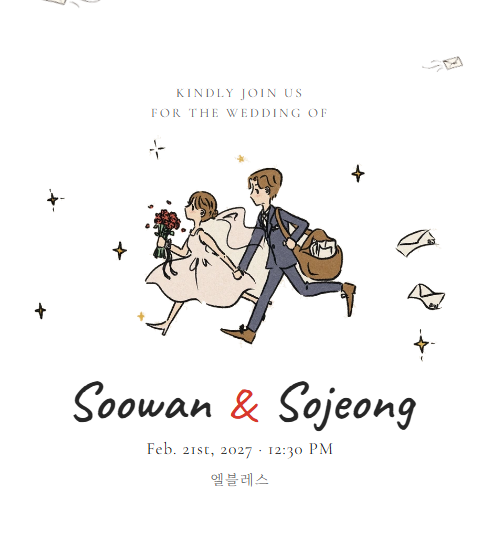
#> input picture _hero_c.png, 480 x 550 px
$ python cut-illust.py ../_hero_c.png ../qrcode_415960653_8d2944e260dfd49b8a9cb6ab9c344784.png 5
#> lines starting #> are read from the running program, lines starting #| are printed output that depends on the picture; after the words box and inside, x2 and y2 are one past the last pixel; in counts of white or black regions, pixels touching at a corner belong together
"""
흰 배경 그림 → 투명 PNG/WebP

  python tools/cut-illust.py "assets/source/파일.png" 이름 [최대폭]
  → assets/illust/이름.png, 이름.webp (+ 최대폭 지정 시 그 폭으로 축소)

가장자리에서 이어진 흰 영역만 지우므로, 선으로 둘러싸인 흰색(드레스 등)은 남는다.
"""
import sys
from pathlib import Path
from PIL import Image, ImageDraw, ImageFilter
import numpy as np

src, name = sys.argv[1], sys.argv[2]
maxw = int(sys.argv[3]) if len(sys.argv) > 3 else 1000
dst = Path(__file__).resolve().parent.parent / "assets" / "illust"

im = Image.open(src).convert("RGB")
#> im is the input picture: PIL image 480x550 RGB; mean R, G, B 244.2, 243.1, 242.4
f = im.copy(); w, h = f.size
#> after `w, h = f.size`: w = 480; h = 550
for seed in [(0, 0), (w - 1, 0), (0, h - 1), (w - 1, h - 1), (w // 2, 0), (w // 2, h - 1), (0, h // 2), (w - 1, h // 2)]:
    ImageDraw.floodfill(f, seed, (255, 0, 255), thresh=40)
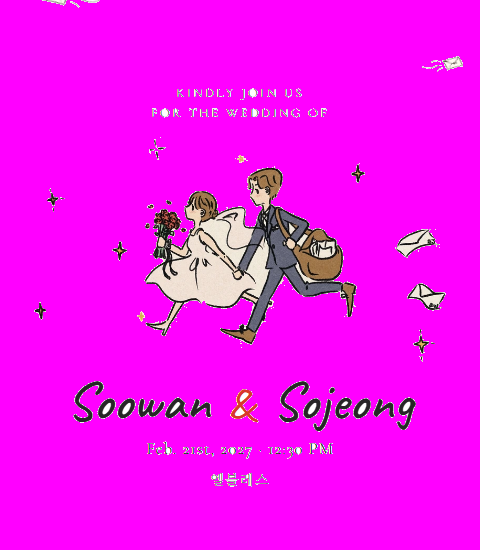
#> f: PIL image 480x550 RGB; mean R, G, B 244.3, 14.2, 242.4
a = np.asarray(f); bg = (a[..., 0] == 255) & (a[..., 1] == 0) & (a[..., 2] == 255)
#> after `bg = (a[..., 0] == 255) & (a[..., 1] == 0) & (a[..., 2] == 255)`:
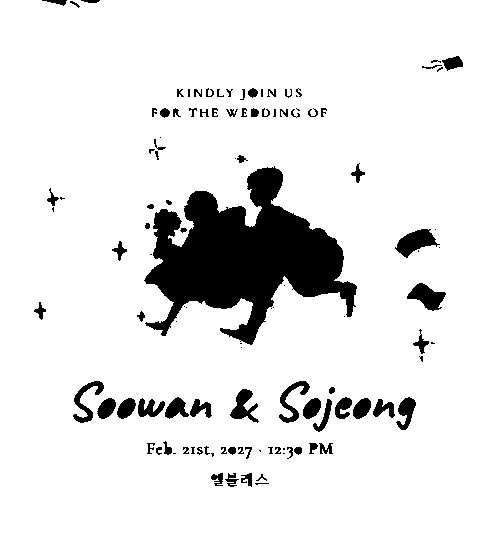
#> bg: shape (550, 480) bool; 89.8% white; 114 black regions (35 under 20 px), largest, box (x1, y1, x2, y2) and area: (144, 166, 357, 345) 18249, (395, 229, 440, 258) 662, (407, 283, 446, 311) 584
rgb = np.asarray(im).astype(np.float32)
soft = np.clip((np.sqrt(((rgb - 255) ** 2).sum(-1)) - 8) / 30, 0, 1)
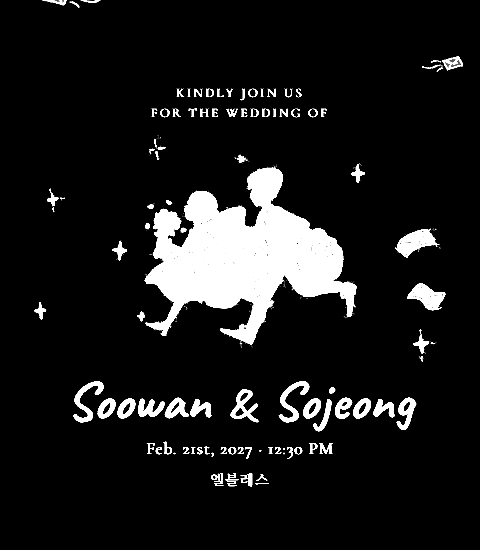
#> soft: shape (550, 480) float32; min 0, max 1, mean 0.101
alpha = np.where(bg, 0, 1).astype(np.float32)
edge = (np.asarray(Image.fromarray((bg * 255).astype(np.uint8)).filter(ImageFilter.MaxFilter(5))) > 0) & ~bg
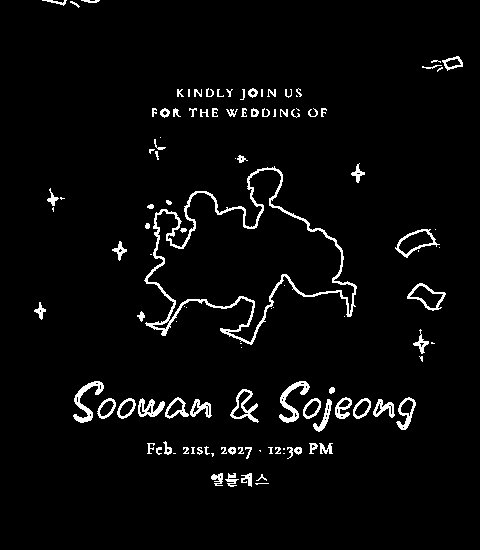
#> edge: shape (550, 480) bool; 3.6% white in thin lines or dots, all inside (x1, y1, x2, y2) = (34, 0, 463, 487)
alpha = np.where(edge, soft, alpha)
out = Image.fromarray(np.dstack([rgb, alpha * 255]).astype(np.uint8), "RGBA")
b = Image.fromarray(((alpha > 0.5) * 255).astype(np.uint8)).getbbox(); pad = 24
#> after `b = Image.fromarray(((alpha > 0.5) * 255).astype(np.uint8)).getbbox()`: b = (34, 0, 463, 487)
out = out.crop((max(0, b[0] - pad), max(0, b[1] - pad), min(w, b[2] + pad), min(h, b[3] + pad)))
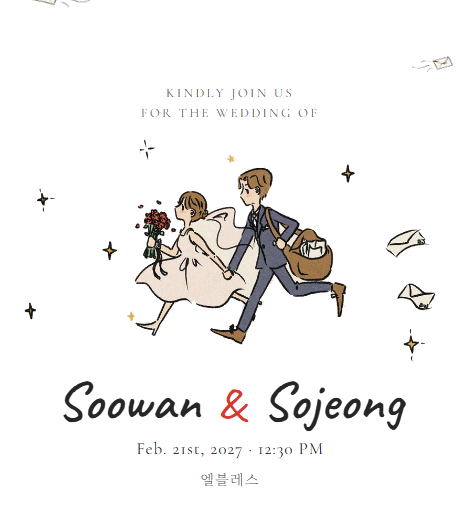
#> out: PIL image 470x511 RGBA; mean R, G, B, A 243.1, 242, 241.1, 28.4; transparent parts drawn white
out.thumbnail((maxw, maxw))
out.save(dst / f"{name}.png", optimize=True); out.save(dst / f"{name}.webp", quality=90, method=6)
print(name, out.size)
#| ../qrcode_415960653_8d2944e260dfd49b8a9cb6ab9c344784.png (5, 5)

$ run again, on 스크린샷 2026-10-13 165006.png
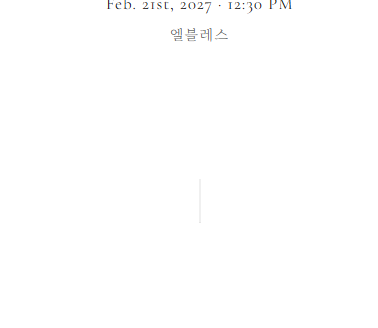
#> input picture 스크린샷 2026-10-13 165006.png, 378 x 328 px
#> bg: shape (328, 378) bool; 99.2% white; 29 black regions (9 under 20 px), largest, box (x1, y1, x2, y2) and area: (170, 28, 183, 41) 93, (200, 28, 212, 42) 92, (185, 28, 198, 42) 90
#> `soft = np.clip((np.sqrt(((rgb - 255) ** 2).sum(-1)) - 8) / 30, 0, 1)`:
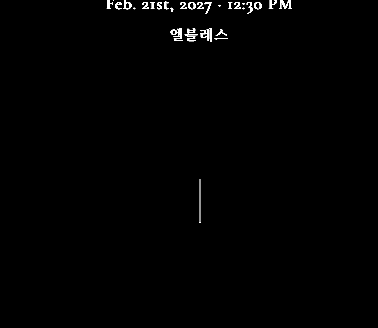
#> soft: shape (328, 378) float32; min 0, max 1, mean 0.00781
#> edge: shape (328, 378) bool; 0.81% white in thin lines or dots, all inside (x1, y1, x2, y2) = (107, 0, 292, 223)
#> b = (107, 0, 292, 223)
#> `out = out.crop((max(0, b[0] - pad), max(0, b[1] - pad), min(w, b[2] + ..`:
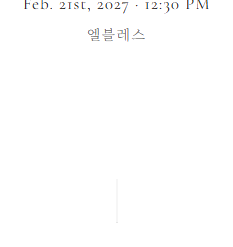
#> out: PIL image 233x247 RGBA; mean R, G, B, A 253.8, 253.7, 253.8, 4.1; transparent parts drawn white
#| ../스크린샷 2026-10-13 165006.png (5, 5)
